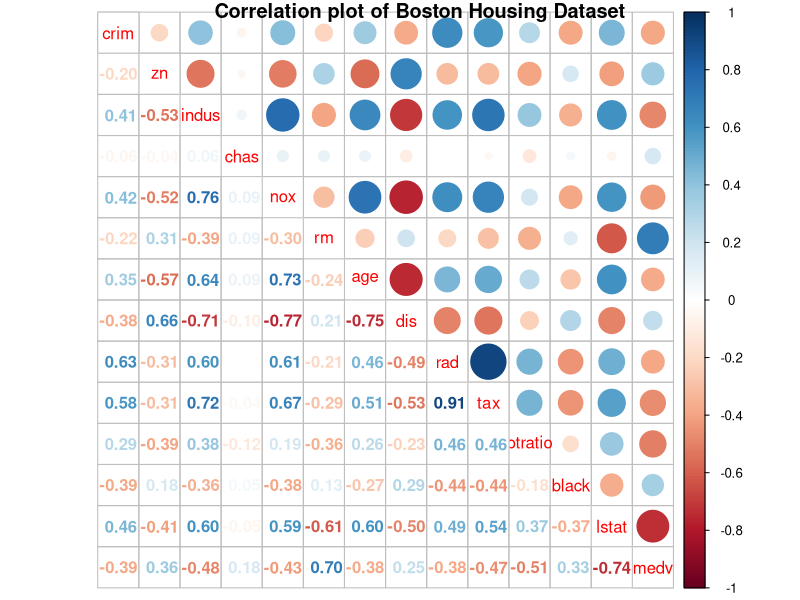
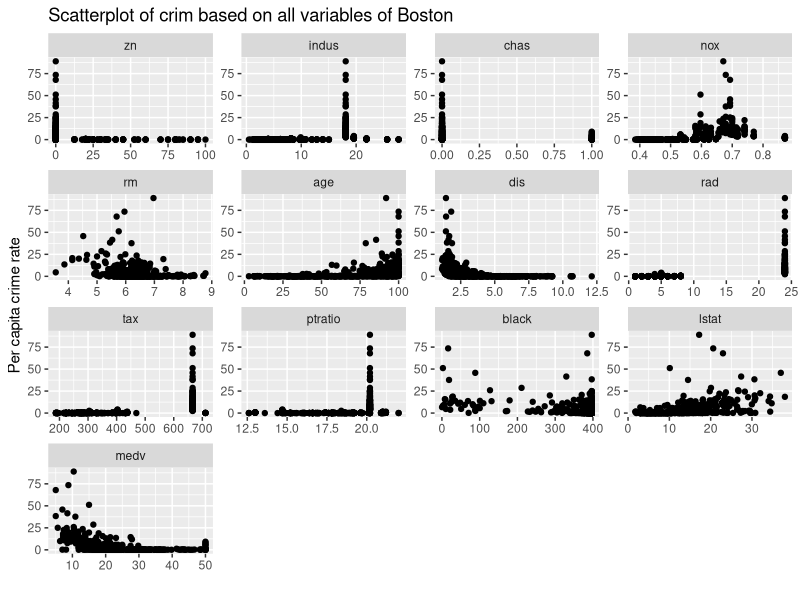
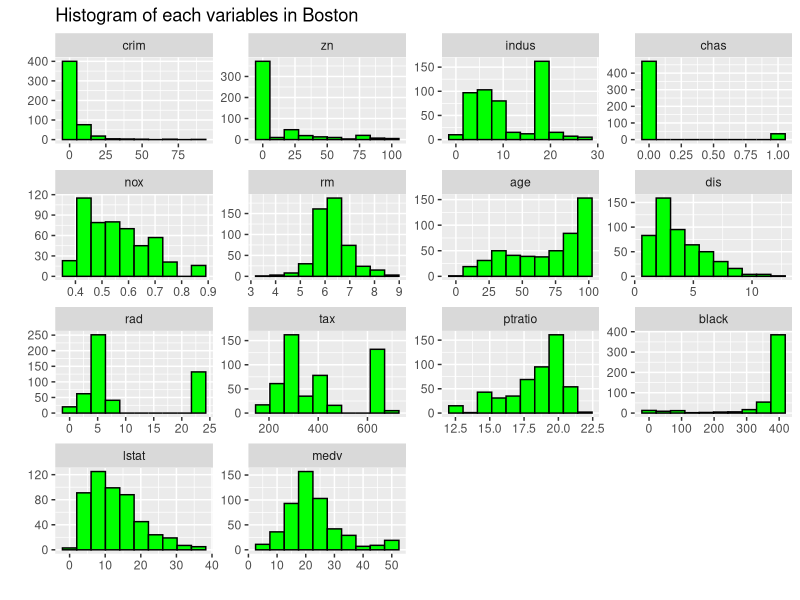
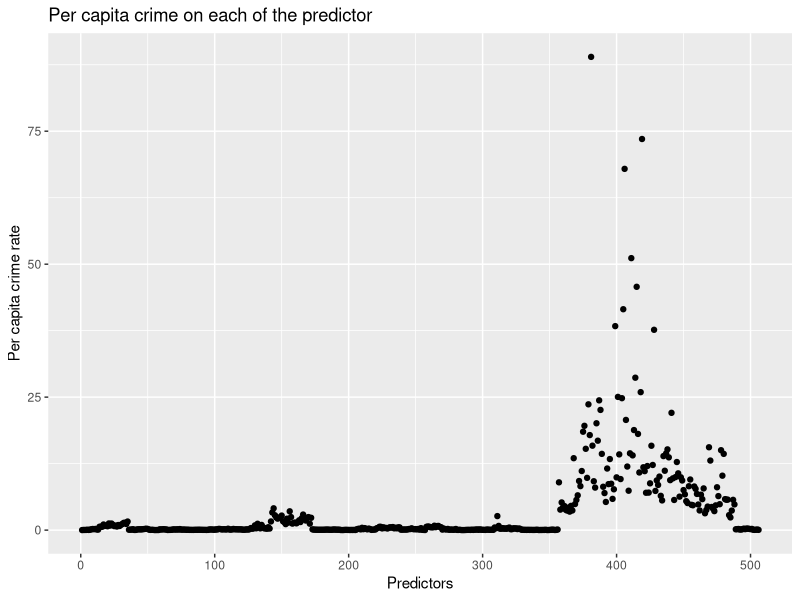
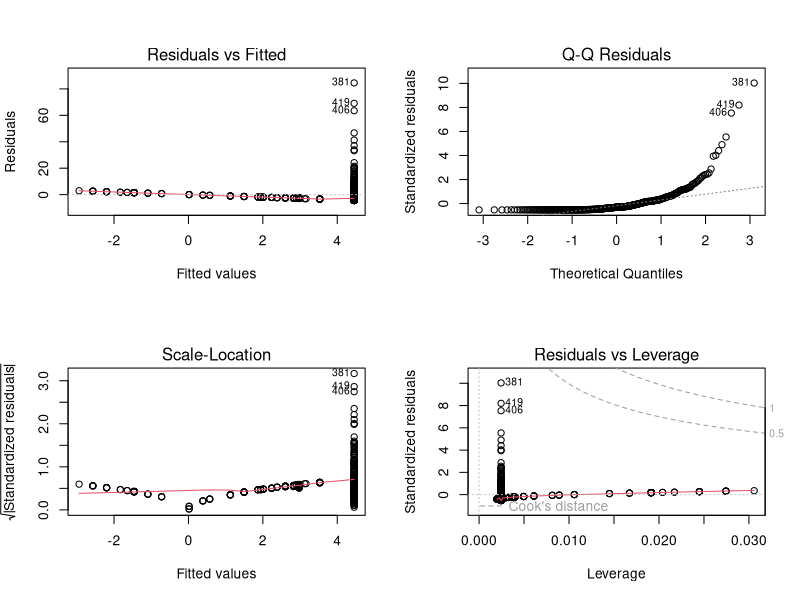
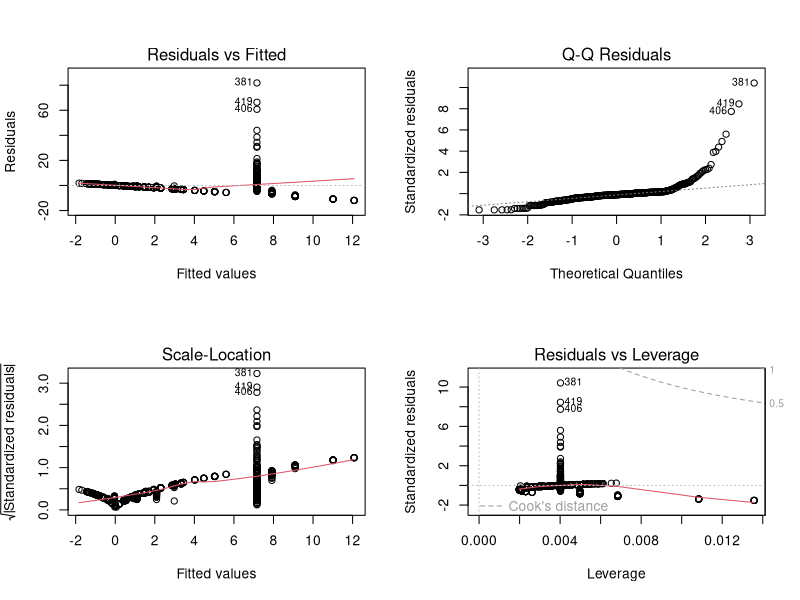
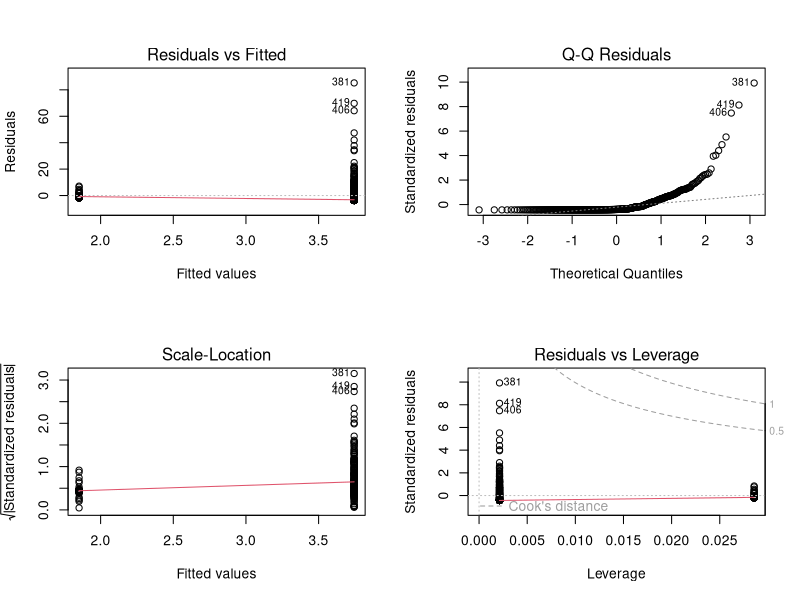
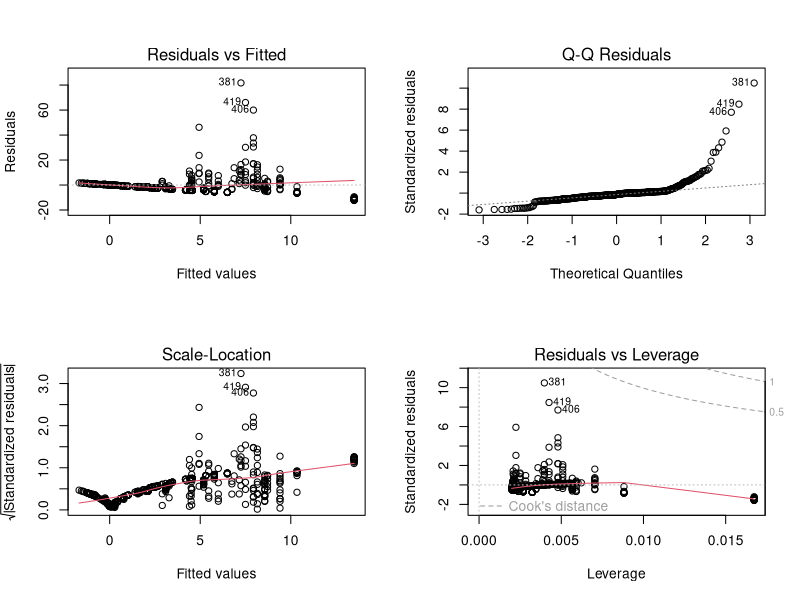

R code for these plots, in order:
############# Applied Statistics - Modelling ##############

# Load in the library

library(MASS)

# Read in the Dataset Boston

data(Boston)

# View the Dataset

View(Boston)

# Accessing the information on the Boston dataset

?Boston

# a) 

# Using the summary funtion we can access the descriptive statistics of the dataset

summary(Boston)

# Calculate the pearson correlation coefficient

cor(Boston)[1,]

# corrplot plots the correlation cefficients

# install.packages("corrplot")

library(corrplot)

corrplot.mixed(cor(Boston), upper = "circle")
title("Correlation plot of Boston Housing Dataset",line = 3.2,adj=.5)

# Using the pair function we can view the scatter plot of the per capita crime rate 
# based all the elements of the Boston Dataset 

# install.packages("ggplot2")

# install.packages("reshape2")

library(ggplot2)

library(reshape2)

ggplot(data = melt(Boston, id="crim"), aes(x=value, y=crim)) +
  facet_wrap(~variable, scales="free") +
  geom_point(color = "black") + 
  ggtitle("Scatterplot of crim based on all variables of Boston") +
  xlab("") + 
  ylab("Per capita crime rate")

# Creating a histogram of each variable of the Boston data set

ggplot(data = melt(Boston),aes(x = value)) + 
  facet_wrap(~variable,scales = "free") + 
  geom_histogram(bins = 10,color = "black",fill = "green") + 
  ggtitle("Histogram of each variables in Boston") +
  xlab("") + 
  ylab("")


ggplot(Boston, aes(x=1:nrow(Boston), y=crim)) + geom_point() + 
  ggtitle("Per capita crime on each of the predictor") + 
  ylab("Per capita crime rate") +
  xlab("Predictors")

#----------------------------------------------------------------------------------------------------------#

# b) 
# Using per capita crime rate as the response and the other variables as the predictors we can fit a simple 
# linear regression model with each predictors individually using the following function.

my.lm <- function(y, x) {
  res <- vector("list", ncol(x))
  for(i in 1:ncol(x)) {
    res[[i]] <- lm(y ~ x[,i])
  }
  names(res) <- names(x)
  return(res)
}

# Extract y (response: Per capita crime rate) and 
# x (Predictors:zn,indus,chas,nox,rm,age,dis,rad,tax,ptratio,black,lstat,medv)

y <- Boston[,1]
x <- Boston[,-1]

# Run the function:

slm <- my.lm(y, x)

# 1.Y (Response: Per capita crime rate) and X (Predictor:zn)

# Viewing the summary of the model

summary(slm$zn)

par(mfrow=c(2,2)) # Plotting the graph 4 by 4 in a single tab

# Plotting the residuals

plot(slm$zn)

# 2.Y (Response: Per capita crime rate) and X (Predictor: indus)

# Viewing the summary of the model

summary(slm$indus)

# Plotting the residuals
  
plot(slm$indus)

# 3.Y (Response: Per capita crime rate) and X (Predictor: chas)

# Viewing the summary of the model

summary(slm$chas)

# Plotting the residuals

plot(slm$chas)

# 4.Y (Response: Per capita crime rate) and X (Predictor: nox)

# Viewing the summary of the model

summary(slm$nox)

# Plotting the residuals

plot(slm$nox)

# 5.Y (Response: Per capita crime rate) and X (Predictor: rm)

# Viewing the summary of the model

summary(slm$rm)

# Plotting the residuals

plot(slm$rm)

# 6.Y (Response: Per capita crime rate) and X (Predictor: age)

# Viewing the summary of the model

summary(slm$age)

# Plotting the residuals

plot(slm$age)

#  7.Y (Response: Per capita crime rate) and X (Predictor: dis)

# Viewing the summary of the model

summary(slm$dis)

# Plotting the residuals

plot(slm$dis)

#  8.Y (Response: Per capita crime rate) and X (Predictor: rad)

# Viewing the summary of the model

summary(slm$rad)

# Plotting the residuals

plot(slm$rad)

#  9.Y (Response: Per capita crime rate) and X (Predictor: tax)

# Viewing the summary of the model

summary(slm$tax)

# Plotting the residuals

plot(slm$tax)

#  10.Y (Response: Per capita crime rate) and X (Predictor: ptratio)

# Viewing the summary of the model

summary(slm$ptratio)

# Plotting the residuals

plot(slm$ptratio)

#  11.Y (Response: Per capita crime rate) and X (Predictor: black)

# Viewing the summary of the model

summary(slm$black)

plot(slm$black)

#  12.Y (Response: Per capita crime rate) and X (Predictor: lstat)

# Viewing the summary of the model

summary(slm$lstat)

# Plotting the residuals

plot(slm$lstat)

#  13.Y (Response: Per capita crime rate) and X (Predictor: medv)

# Viewing the summary of the model

summary(slm$medv)

# Plotting the residuals

plot(slm$medv)

#----------------------------------------------------------------------------------------------------------#

# c)
# Fitting a Multiple regression model using y (response: Per capita crime rate) and 
# x (Predictors:zn,indus,chas,nox,rm,age,dis,rad,tax,ptratio,black,lstat,medv)

lm.fit=lm(crim~.,data=Boston)

# Viewing the summary of the model

summary(lm.fit)

confint(lm.fit,level=.95)

# Plotting the residuals

plot(lm.fit)

par(mfrow=c(1,1)) #  Return to one plot per page

#----------------------------------------------------------------------------------------------------------#

# d)
# Comparison of univariate & multiple regression coefficients 

# Creating a vector with the coefficients of the predictors of the simple linear regression 

slmcof <- c(slm$zn$coefficients[2],slm$indus$coefficients[2],slm$chas$coefficients[2],
            slm$nox$coefficients[2],slm$rm$coefficients[2],slm$age$coefficients[2],
            slm$dis$coefficients[2],slm$rad$coefficients[2],slm$tax$coefficients[2],
            slm$ptratio$coefficients[2],slm$black$coefficients[2],
            slm$lstat$coefficients[2],slm$medv$coefficients[2])

# Creating a vector with the coefficients of the predictors of multiple regression 

mulcof <- coef(lm.fit)[2:14]

# Creating a data frame with the coefficents of the predictors of simple linear regression and multiple regression

df <- data.frame(slmcof,mulcof)

ggplot(df, aes(x=slmcof, y=mulcof))+
  geom_point(color = "darkred") + 
  ggtitle("Comparison of Univariate and Multiple regresson coefficients") +
  xlab("Univariate regression coefficients") + 
  ylab("Multiple regression coefficients")

#----------------------------------------------------------------------------------------------------------#

# e) 
# Non- Linear transformation of the predictors using the model 
# 𝑌 = 𝛽0+𝛽1 𝑋 + 𝛽2𝑋2+𝛽3𝑋3+ Ԑ

my.lm2 <- function(y, x) {
  res <- vector("list", ncol(x))
  for(i in 1:ncol(x)) {
    res[[i]] <- lm(y ~ x[,i]+I(x[,i]^2)+I(x[,i]^3))
  }
  names(res) <- names(x)
  return(res)
}

# Extract y (response: Per capita crime rate) and 
# x (Predictors:zn,indus,chas,nox,rm,age,dis,rad,tax,ptratio,black,lstat,medv)

y <- Boston[,1]
x <- Boston[,-1]

# Run the function:

nla <- my.lm2(y, x)

# 1.Non linear transformation of zn

# Viewing the summary of the model

summary(nla$zn)

par(mfrow=c(2,2))

# Plotting the residuals

plot(nla$zn)

# Using anova to compare the simple linear model and the cubic fit model

anova(slm$zn,nla$zn)

# 2.Non linear transformation of indus

# Viewing the summary of the model

summary(nla$indus)

# Plotting the residuals

plot(nla$indus)

# Using anova to compare the simple linear model and the cubic fit model

anova(slm$indus,nla$indus)

# 3.Non linear transformation of chas

# Viewing the summary of the model

summary(nla$chas)

# Plotting the residuals

plot(nla$chas)

# Using anova to compare the simple linear model and the cubic fit model

anova(slm$chas,nla$chas)

# 4.Non linear transformation of nox

# Viewing the summary of the model

summary(nla$nox)

# Plotting the residuals

plot(nla$nox)

# Using anova to compare the simple linear model and the cubic fit model

anova(slm$nox,nla$nox)

# 5.Non linear transformation of rm

# Viewing the summary of the model

summary(nla$rm)

# Plotting the residuals

plot(nla$rm)

# Using anova to compare the simple linear model and the cubic fit model

anova(slm$rm,nla$rm)

# 6.Non linear transformation of age

# Viewing the summary of the model

summary(nla$age)

# Plotting the residuals

plot(nla$age)

# Using anova to compare the simple linear model and the cubic fit model

anova(slm$age,nla$age)

# 7.Non linear transformation of dis

# Viewing the summary of the model

summary(nla$dis)

# Plotting the residuals

plot(nla$dis)

# Using anova to compare the simple linear model and the cubic fit model

anova(slm$dis,nla$dis)

# 8.Non linear transformation of rad

# Viewing the summary of the model

summary(nla$rad)

# Plotting the residuals

plot(nla$rad)

# Using anova to compare the simple linear model and the cubic fit model

anova(slm$rad,nla$rad)

# 9.Non linear transformation of tax

# Viewing the summary of the model

summary(nla$tax)

# Plotting the residuals

plot(nla$tax)

# Using anova to compare the simple linear model and the cubic fit model

anova(slm$tax,nla$tax)

# 10.Non linear transformation of ptratio

# Viewing the summary of the model

summary(nla$ptratio)

# Plotting the residuals

plot(nla$ptratio)

# Using anova to compare the simple linear model and the cubic fit model

anova(slm$ptratio,nla$ptratio)

# 11.Non linear transformation of black

# Viewing the summary of the model

summary(nla$black)

# Plotting the residuals

plot(nla$black)

# Using anova to compare the simple linear model and the cubic fit model

anova(slm$black,nla$black)

# 12.Non linear transformation of lstat

# Viewing the summary of the model

summary(nla$lstat)

# Plotting the residuals

plot(nla$lstat)

# Using anova to compare the simple linear model and the cubic fit model

anova(slm$lstat,nla$lstat)

# 13.Non linear transformation of medv

# Viewing the summary of the model

summary(nla$medv)

# Plotting the residuals 

plot(nla$medv)

# Using anova to compare the simple linear model and the cubic fit model

anova(slm$medv,nla$medv)

par(mfrow=c(1,1)) # Return to one plot per page


#----------------------------------------------------------------------------------------------------------#

#f)
# Declaring crim.cv as a continous variable ranging from 0 to 1 based on the length of crim in Boston 

crim.cv <- rep(0, length(Boston$crim))

# Assigning values to crim.cv(below the median of crim will be 0 and above the median will be 1)

crim.cv[Boston$crim > median(Boston$crim)] <- 1

# Removing the crim variable from boston and making a new data frame N.Boston with crim.cv

N.Boston <- Boston[,-1]

N.Boston <- data.frame(N.Boston,crim.cv)

# Accessing the summary of the new data frame 

summary(N.Boston)

# Calculate the pearson correlation coefficient

cor(N.Boston)[,14]

library(corrplot)

corrplot::corrplot.mixed(cor(N.Boston), upper="circle")

# Logistics regression 

glm.mod <- glm(crim.cv ~., data = N.Boston, family = binomial)

# Viewing the summary of the model

summary(glm.mod)

# Confidence intervals of the coefficents

confint(glm.mod,level=.95)

# Fitting the logistics regression model based on the significant predictors

glm.mod1 <- glm(crim.cv ~zn+nox+dis+rad+tax+ptratio+black+medv, data = N.Boston, family = binomial)

# Viewing the summary of the model

summary(glm.mod1)

glm.prob <- predict(glm.mod1,N.Boston,type="response")

glm.pred <- rep(0, length(glm.prob))

glm.pred[glm.prob > 0.5] <- 1

# Building a confusion matrix

table(glm.pred, crim.cv)

# Calculating the efficency of the model

(229+223)/(229+30+24+223)

mean(glm.pred != crim.cv)

#For the logistic regression, we have a test error rate of 10.67 %.

# LDA

# Fitting the LDA model on the significant predictors to predict the categorical variable crim

lda.mod <- lda(crim.cv ~zn+nox+dis+rad+tax+ptratio+black+medv, data = N.Boston)

# Viewing the model

lda.mod

lda.pred <- predict(lda.mod,N.Boston)

# Building a confusion matrix

table(lda.pred$class,crim.cv)

(247+194)/(247+59+6+194)

mean(lda.pred$class != crim.cv)

# For the LDA Regression model we have a test error of 12.84 %.

# Applying a 50% threshold to the posterior probabilities allows us to 
# recreate the predictions contained in lda.pred.

sum(lda.pred$posterior[,1]>=.5)
sum(lda.pred$posterior[,1]<.5)


#----------------------------------------------------------------------------------------------------------#


